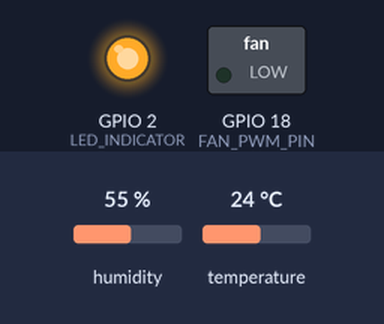
Simulated run of this sketch. Board: ESP32. Shown: switched loads named in the sketch (green lamp = pin HIGH), output pins drawn as LEDs (lit = HIGH). The inputs (shaded band) are chosen by the test bench; at power-on: temperature 24 °C, humidity 55 %. WiFi joins after 1.5 s; servers stay silent unless stated; uploads are accepted with an empty reply; what the sketch prints to the serial monitor is not drawn.

Above: at 3.7 s.
3.8 s: temperature set to 25.2 °C
6.5 s: temperature set to 26.4 °C
At 7.3 s:
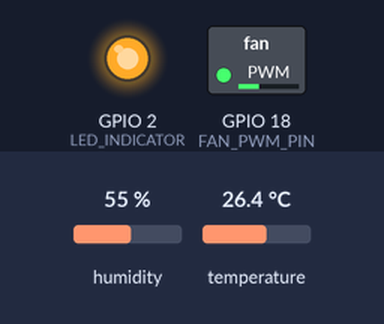
9.2 s: temperature set to 28 °C
11.9 s: temperature set to 29.1 °C
At 13.7 s:
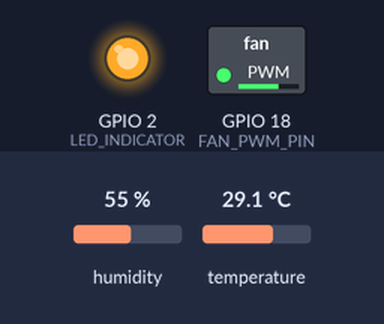
14.6 s: temperature set to 30.4 °C
17.3 s: temperature set to 31.7 °C
At 20.2 s:
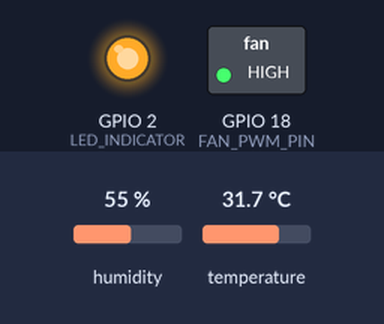
Timing chart, 0 to 21.2 s (numbered marks = the images above; inputs shaded):
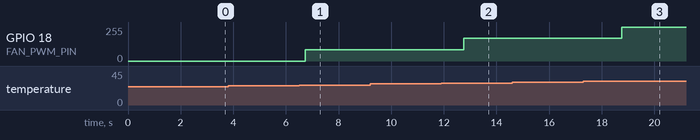

The sketch:

edusense_esp32.ino
```cpp
/*
 * ==============================================================================
 * EDUSENSE SMART CLASSROOM - ESP32 FIRMWARE IOT KIPAS OTOMATIS
 * ==============================================================================
 * Fungsi:
 * 1. Membaca data suhu & kelembaban dari sensor DHT22 / DHT11.
 * 2. Terhubung ke Wi-Fi dan menyinkronkan data ke Firebase Realtime Database
 *    (URL: https://classvision-iot-default-rtdb.asia-southeast1.firebasedatabase.app)
 *    serta REST API FastAPI backend (http://<IP_LAPTOP>:8000/api/iot/telemetri).
 * 3. Mengontrol kecepatan kipas secara OTOMATIS berdasar suhu DHT22:
 *    - Suhu < 26.0 °C  -> Kipas Mati (Kecepatan 0, PWM 0%)
 *    - 26.0 - 28.5 °C  -> Kipas Pelan (Kecepatan 1, PWM 33%)
 *    - 28.6 - 31.0 °C  -> Kipas Sedang (Kecepatan 2, PWM 66%)
 *    - Suhu > 31.0 °C  -> Kipas Maksimal (Kecepatan 3, PWM 100%)
 * 4. Mendukung MODE MANUAL dari aplikasi mobile dosen (mengunci kecepatan 0-3).
 * ==============================================================================
 */

#include <WiFi.h>
#include <HTTPClient.h>
#include <ArduinoJson.h>
#include "DHT.h"

// ================= KONFIGURASI WI-FI =================
// Sesuaikan dengan SSID dan Password Hotspot HP / Wi-Fi ruangan kelas
const char* WIFI_SSID     = "EduSense_ClassLab";
const char* WIFI_PASSWORD = "password1234";

// ================= KONFIGURASI SERVER & FIREBASE =================
// Masukkan IP laptop yang menjalankan server FastAPI (lihat di profil app mobile)
const char* FASTAPI_SERVER_IP = "192.168.1.10";
const int   FASTAPI_PORT      = 8000;

// URL Firebase Realtime Database EduSense
const char* FIREBASE_HOST = "https://classvision-iot-default-rtdb.asia-southeast1.firebasedatabase.app";

// ================= PINOUT HARDWARE =================
#define DHTPIN        4       // Pin Data Sensor DHT22 / DHT11 (GPIO 4)
#define DHTTYPE       DHT22   // Ganti ke DHT11 jika menggunakan sensor biru DHT11
#define FAN_PWM_PIN   18      // Pin PWM Kontrol Kecepatan Kipas (GPIO 18)
#define LED_INDICATOR 2       // Onboard LED indikator koneksi (GPIO 2)

// Konfigurasi PWM ESP32
const int PWM_FREQ     = 25000; // 25 kHz standar kipas 4-wire / MOSFET
const int PWM_CHANNEL  = 0;
const int PWM_RES      = 8;     // Resolusi 8-bit (0 - 255)

DHT dht(DHTPIN, DHTTYPE);

// State IoT Saat Ini
float suhu_aktual = 28.0;
float kelembaban_aktual = 60.0;
String mode_kipas = "Auto";    // "Auto" atau "Manual"
int kecepatan_kipas = 1;       // 0, 1, 2, atau 3
unsigned long last_telemetry_time = 0;
const unsigned long TELEMETRY_INTERVAL = 3000; // Kirim telemetri setiap 3 detik

// Fungsi Menghitung Kecepatan Kipas Otomatis Berdasar Suhu (Prompt 5)
int hitungKecepatanOtomatis(float suhu) {
  if (suhu < 26.0) return 0;       // Mati
  if (suhu <= 28.5) return 1;      // Pelan
  if (suhu <= 31.0) return 2;      // Sedang
  return 3;                        // Cepat / Maksimal
}

// Mengatur Output PWM ke Kipas
void setDutyCycleKipas(int speedLevel) {
  int duty = 0;
  switch (speedLevel) {
    case 0: duty = 0; break;       // 0% (Mati)
    case 1: duty = 85; break;      // ~33% (Pelan)
    case 2: duty = 170; break;     // ~66% (Sedang)
    case 3: duty = 255; break;     // 100% (Maksimal)
    default: duty = 0; break;
  }
  ledcWrite(PWM_CHANNEL, duty);
}

void setup() {
  Serial.begin(115200);
  delay(1000);
  Serial.println("\n[EDUSENSE] Memulai Modul IoT Kipas Pintar ESP32...");

  pinMode(LED_INDICATOR, OUTPUT);
  digitalWrite(LED_INDICATOR, LOW);

  // Inisialisasi PWM Kipas
  ledcSetup(PWM_CHANNEL, PWM_FREQ, PWM_RES);
  ledcAttachPin(FAN_PWM_PIN, PWM_CHANNEL);
  setDutyCycleKipas(0);

  // Inisialisasi Sensor DHT22
  dht.begin();
  Serial.println("[DHT22] Sensor suhu & kelembaban siap.");

  // Koneksi ke Wi-Fi
  Serial.printf("[WIFI] Menghubungkan ke: %s\n", WIFI_SSID);
  WiFi.begin(WIFI_SSID, WIFI_PASSWORD);
  int retry = 0;
  while (WiFi.status() != WL_CONNECTED && retry < 25) {
    delay(500);
    Serial.print(".");
    retry++;
  }

  if (WiFi.status() == WL_CONNECTED) {
    Serial.println("\n[WIFI] Berhasil terhubung!");
    Serial.print("[WIFI] Alamat IP ESP32: ");
    Serial.println(WiFi.localIP());
    digitalWrite(LED_INDICATOR, HIGH);
  } else {
    Serial.println("\n[WIFI] Peringatan: Wi-Fi belum terhubung. Beroperasi dalam mode standalone offline.");
  }
}

// 1. Kirim & Ambil Data dari Firebase Realtime Database
void syncWithFirebase() {
  if (WiFi.status() != WL_CONNECTED) return;

  HTTPClient http;
  String url = String(FIREBASE_HOST) + "/iot.json";
  http.begin(url);
  http.addHeader("Content-Type", "application/json");

  // Jika mode Auto, hitung kecepatan berdasar suhu
  if (mode_kipas == "Auto") {
    kecepatan_kipas = hitungKecepatanOtomatis(suhu_aktual);
  }

  // Buat payload JSON telemetri
  StaticJsonDocument<256> doc;
  doc["suhu"] = serialized(String(suhu_aktual, 1));
  doc["kelembaban"] = serialized(String(kelembaban_aktual, 1));
  doc["mode_kipas"] = mode_kipas;
  doc["kecepatan_kipas"] = kecepatan_kipas;
  doc["status_ruangan"] = (mode_kipas == "Auto") ? "Otomatis Suhu" : "Manual Dosen";

  String requestBody;
  serializeJson(doc, requestBody);

  // Kirim data via PATCH
  int httpCode = http.PATCH(requestBody);
  if (httpCode == 200) {
    // Ambil respon perintah kontrol terbaru
    String response = http.getString();
    StaticJsonDocument<256> resDoc;
    DeserializationError error = deserializeJson(resDoc, response);
    if (!error) {
      if (resDoc.containsKey("mode_kipas")) {
        mode_kipas = resDoc["mode_kipas"].as<String>();
      }
      if (resDoc.containsKey("kecepatan_kipas") && mode_kipas == "Manual") {
        kecepatan_kipas = resDoc["kecepatan_kipas"].as<int>();
      }
    }
  }
  http.end();
}

// 2. Kirim Telemetri ke Backend FastAPI (Sebagai Jalur Cadangan / REST API)
void syncWithFastAPI() {
  if (WiFi.status() != WL_CONNECTED) return;

  HTTPClient http;
  String url = "http://" + String(FASTAPI_SERVER_IP) + ":" + String(FASTAPI_PORT) + "/api/iot/telemetri";
  http.begin(url);
  http.addHeader("Content-Type", "application/json");

  StaticJsonDocument<256> doc;
  doc["suhu"] = suhu_aktual;
  doc["kelembaban"] = kelembaban_aktual;
  doc["mode_kipas"] = mode_kipas;
  doc["kecepatan_kipas"] = kecepatan_kipas;
  doc["id_perangkat"] = "ESP32_Smart_Classroom";

  String requestBody;
  serializeJson(doc, requestBody);

  int httpCode = http.POST(requestBody);
  if (httpCode == 200) {
    String response = http.getString();
    StaticJsonDocument<256> resDoc;
    if (!deserializeJson(resDoc, response)) {
      if (resDoc.containsKey("mode_kipas")) {
        mode_kipas = resDoc["mode_kipas"].as<String>();
      }
      if (resDoc.containsKey("kecepatan_kipas") && mode_kipas == "Manual") {
        kecepatan_kipas = resDoc["kecepatan_kipas"].as<int>();
      }
    }
  }
  http.end();
}

void loop() {
  // 1. Baca Sensor DHT22
  float t = dht.readTemperature();
  float h = dht.readHumidity();

  if (!isnan(t) && !isnan(h)) {
    suhu_aktual = t;
    kelembaban_aktual = h;
  }

  // 2. Kontrol Kecepatan Kipas
  if (mode_kipas == "Auto") {
    kecepatan_kipas = hitungKecepatanOtomatis(suhu_aktual);
  }
  setDutyCycleKipas(kecepatan_kipas);

  // 3. Kirim Telemetri Berkala ke Firebase & Server
  unsigned long now = millis();
  if (now - last_telemetry_time >= TELEMETRY_INTERVAL) {
    last_telemetry_time = now;

    Serial.printf("[IOT] Suhu: %.1f °C | Kelembaban: %.1f %% | Mode: %s | Kipas: Level %d\n",
                  suhu_aktual, kelembaban_aktual, mode_kipas.c_str(), kecepatan_kipas);

    // Sinkronisasi ganda: Firebase RTDB & Server FastAPI
    syncWithFirebase();
    syncWithFastAPI();
  }

  delay(200);
}
```

Measured:
- the behaviour switches between 25.9 and 26 °C on temperature (found by bisection; images 0 and 1)
- the behaviour switches between 28.5 and 28.6 °C on temperature (found by bisection; images 1 and 2)
- the behaviour switches between 31 and 31.1 °C on temperature (found by bisection; images 2 and 3)
- after the input at 3.8 s, every drawn part: stays the same
- after the input at 6.5 s, GPIO 18 (FAN_PWM_PIN): 0/255 → 85/255 after 0.23 s
- after the input at 9.2 s, every drawn part: stays the same
- after the input at 11.9 s, GPIO 18 (FAN_PWM_PIN): 85/255 → 169/255 after 0.85 s
- after the input at 14.6 s, every drawn part: stays the same
- after the input at 17.3 s, GPIO 18 (FAN_PWM_PIN): 169/255 → 255/255 after 1.5 s
